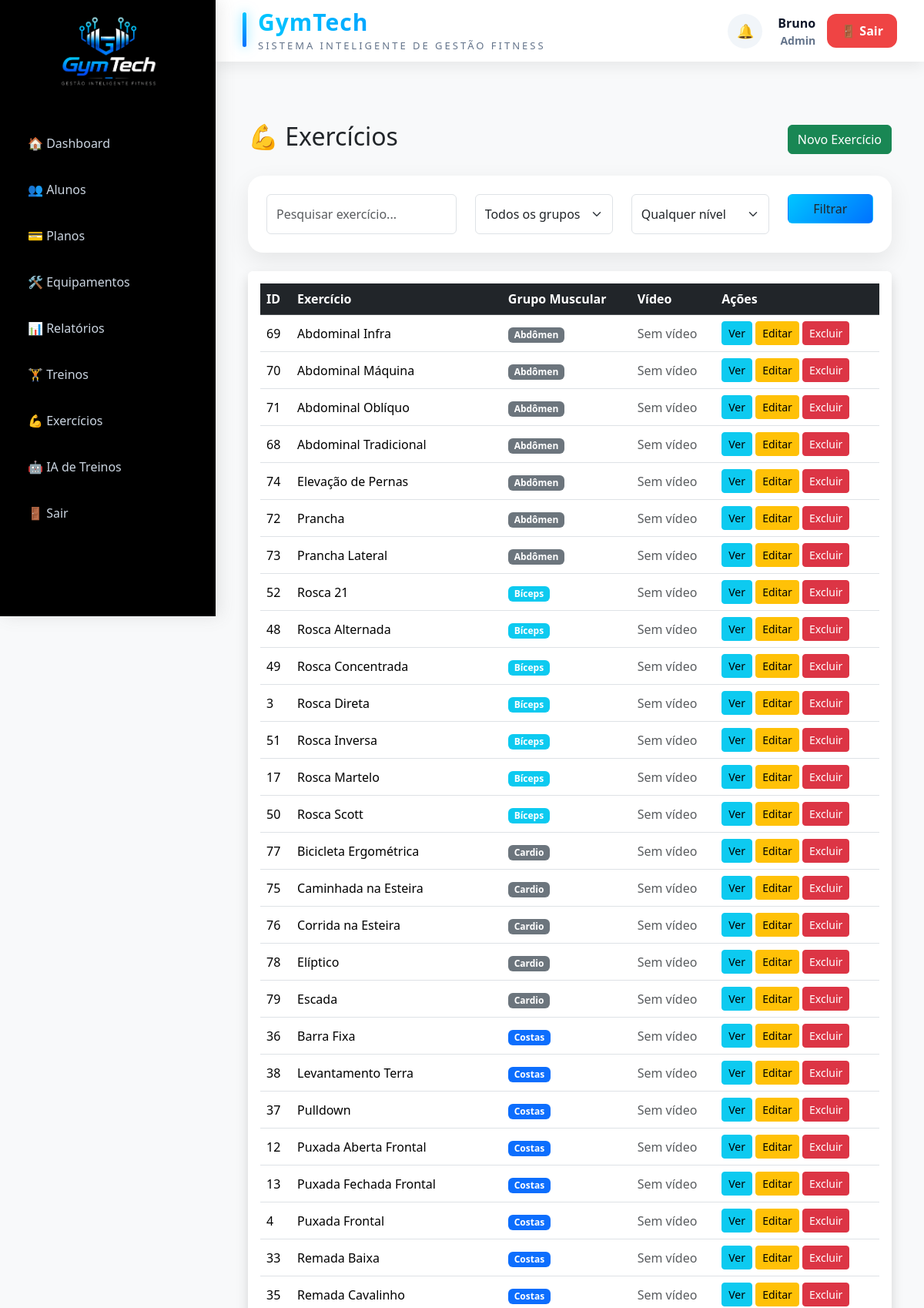
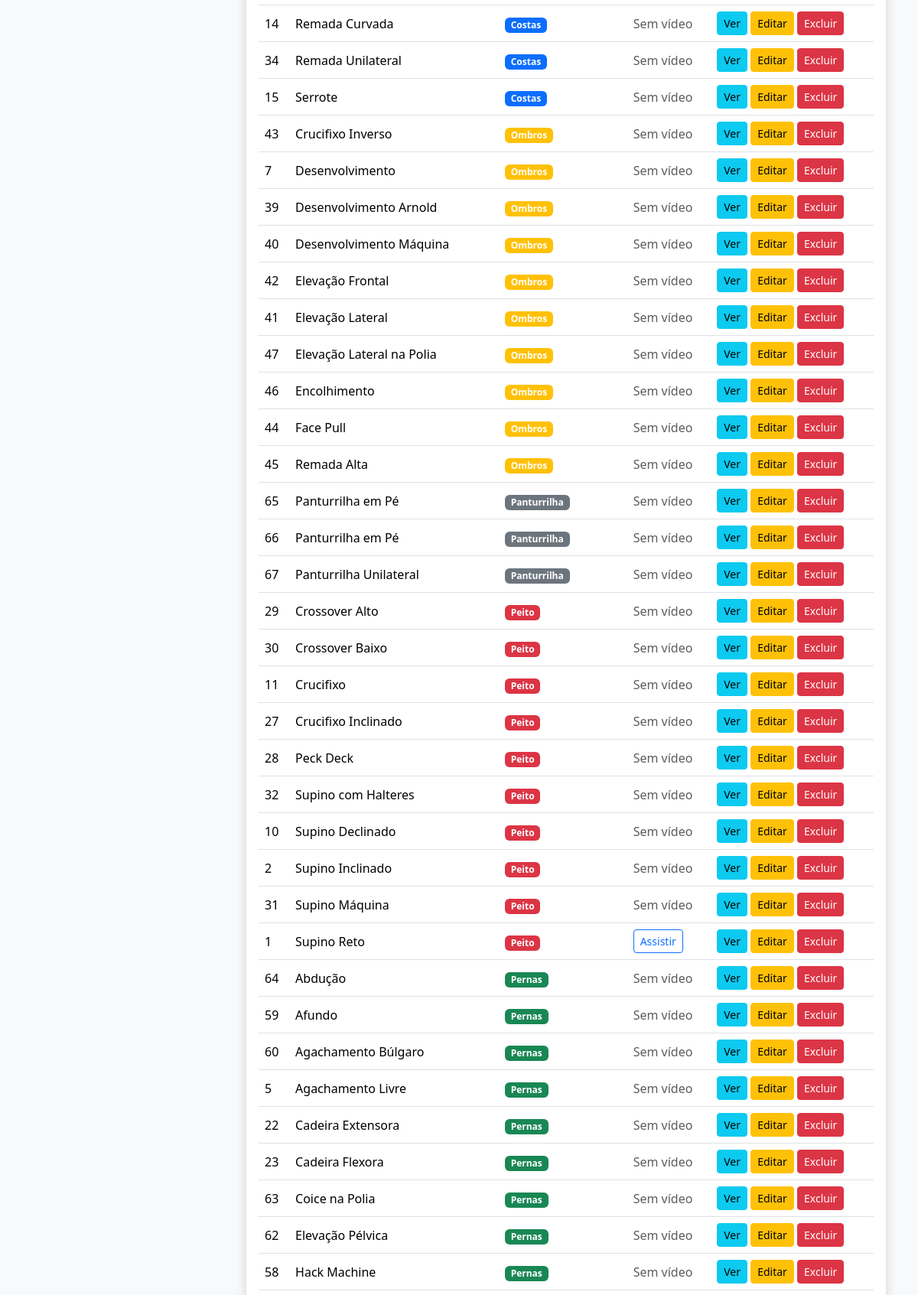
Page /public/index.php?controller=exercise&action=index (signed in, upper part) on the committed database (2 pictures, top to bottom).
### tables this page shows
CREATE TABLE `exercises` (
  `id` int(11) NOT NULL AUTO_INCREMENT,
  `name` varchar(100) NOT NULL,
  `muscle_group` varchar(100) DEFAULT NULL,
  `equipment` varchar(100) DEFAULT NULL,
  `video_url` text DEFAULT NULL,
  `description` text DEFAULT NULL,
  `created_at` timestamp NOT NULL DEFAULT current_timestamp(),
  `difficulty` varchar(30) DEFAULT NULL,
  `objective` varchar(50) DEFAULT NULL,
  PRIMARY KEY (`id`)
);

### app/controllers/ExerciseController.php (called while the page is built, shortened)
<?php
require_once '../app/models/Exercise.php';
class ExerciseController extends Controller{
    public function index(){
        $model = new Exercise();
        if(
            !empty($_GET['search']) ||
            !empty($_GET['muscle_group']) ||
            !empty($_GET['difficulty'])
        ){
            $exercises = $model->search(
                $_GET['search'] ?? '',
                $_GET['muscle_group'] ?? '',
                $_GET['difficulty']?? ''
            );
        }else{
            $exercises = $model->all();
        }
        $this->view('exercises/index',[
                'exercises'=>$exercises
        ]);
    }
}

### public/index.php (called while the page is built, shortened)
<?php
require_once "../core/Model.php";
$action = $_GET['action'] ?? 'login';
$controllerObject = new $controllerName();
$controllerObject->$action();

### config/database.php (called while the page is built)
<?php
class Database {
    private $host = "localhost";
    private $dbname = "gym_system";
    private $user = "root";
    private $pass = "";
    public function connect() {
        try {
            $pdo = new PDO(
                "mysql:host={$this->host};dbname={$this->dbname};charset=utf8",
                $this->user,
                $this->pass
            );
            $pdo->setAttribute(PDO::ATTR_ERRMODE, PDO::ERRMODE_EXCEPTION);
            return $pdo;
        } catch(PDOException $e) {
            die("Erro na conexão: " . $e->getMessage());
        }
    }
}

### core/Model.php (called while the page is built, shortened)
<?php
require_once __DIR__ .'/../config/database.php';
class Model {
    public function __construct() {
        $database = new Database();
        $this->db = $database->connect();
    }
}

### app/models/Exercise.php (called while the page is built, shortened)
<?php
require_once __DIR__ . '/../../core/Model.php';
class Exercise extends Model{
    public function all(){
        $stmt = $this->db->query(
            "SELECT * FROM exercises ORDER BY muscle_group, name"
        );
        return $stmt->fetchAll(PDO::FETCH_ASSOC);
    }
}

### app/views/exercises/index.php (the view, shortened to what this page needs)
    <link href="https://cdn.jsdelivr.net/npm/bootstrap@5.3.3/dist/css/bootstrap.min.css"
          rel="stylesheet">
</head>
<body class="bg-light">
<div class="container mt-5">
    <div class="d-flex justify-content-between align-items-center mb-4">
        <h2>💪 Exercícios</h2>
        <a href="?controller=exercise&action=create"
           class="btn btn-success">
            Novo Exercício
        </a>
    </div>
    <div class="glass-card p-4 mb-4">
    <form method="GET">
        <div class="row">
            <div class="col-md-4">
                <input type="text"
                       name="search"
                       class="form-control"
                       placeholder="Pesquisar exercício..."
                       value="<?= $_GET['search'] ?? '' ?>">
            </div>
            <div class="col-md-3">
                <select name="muscle_group"
                        class="form-select">
                    <option value="">
                        Todos os grupos
                    </option>
                </select>
            </div>
            <div class="col-md-3">
                <select name="difficulty"
                        class="form-select">
                    <option value="">
                        Qualquer nível
                    </option>
                </select>
            </div>
            <div class="col-md-2">
                <button class="btn btn-gradient w-100">
                    Filtrar
                </button>
            </div>
        </div>
    </form>
</div>
    <div class="card shadow border-0">
        <div class="card-body">
            <table class="table table-hover align-middle">
                <thead class="table-dark">
                    <tr>
                        <th>ID</th>
                        <th>Exercício</th>
                        <th>Grupo Muscular</th>
                        <th>Vídeo</th>
                        <th>Ações</th>
                    </tr>
                </thead>
                <tbody>
                <?php foreach($exercises as $exercise): ?>
                    <tr>
                        <td><?= $exercise['id'] ?></td>
                        <td>
                            <?= $exercise['name'] ?>
                        </td>
                        <td>
                            <?php
                            $badge = "secondary";
                            switch($exercise['muscle_group']){
                                case 'Peito':
                                    $badge = "danger";
                                    break;
                                case 'Costas':
                                    $badge = "primary";
                                    break;
                                case 'Pernas':
                                    $badge = "success";
                                    break;
                                case 'Ombros':
                                    $badge = "warning";
                                    break;
                                case 'Bíceps':
                                    $badge = "info";
                                    break;
                                case 'Tríceps':
                                    $badge = "dark";
                                    break;
                            }
                            ?>
                            <span class="badge bg-<?= $badge ?>">
                                <?= $exercise['muscle_group'] ?>
                            </span>
                        </td>
                        <td>
                            <?php if(!empty($exercise['video_url'])): ?>
                                <a href="<?= $exercise['video_url'] ?>"
                                   target="_blank"
                                   class="btn btn-outline-primary btn-sm">
                                </a>
                            <?php else: ?>
                                <span class="text-muted">
                                    Sem vídeo
                                </span>
                            <?php endif; ?>
                        </td>
                        <td>
                            <button
                                class="btn btn-info btn-sm"
                                data-bs-toggle="modal"
                                data-bs-target="#exerciseModal<?= $exercise['id'] ?>">
                                Ver
                            </button>
                            <a href="?controller=exercise&action=edit&id=<?= $exercise['id'] ?>"
                               class="btn btn-warning btn-sm">
                                Editar
                            </a>
                            <a href="?controller=exercise&action=delete&id=<?= $exercise['id'] ?>"
                               class="btn btn-danger btn-sm"
                               onclick="return confirm('Deseja excluir este exercício?')">
                                Excluir
                            </a>
                        </td>
                    </tr>
                <?php endforeach; ?>
                </tbody>
            </table>
        </div>
    </div>
</div>

### public/assets/css/student_workout.css (style rules this page uses)
.card { border-radius:18px; transition:.25s; }
.btn { border-radius:12px; }
h2 { font-weight:700; }

### public/assets/css/style.css (style rules this page uses)
:root { --primary:#00c6ff; --secondary:#0072ff; --dark:#0f172a; --card:#1e293b; --text:#e2e8f0; --sidebar:#020617; }
* { margin:0; padding:0; box-sizing:border-box; }
body { background:#f1f5f9; font-family:'Segoe UI',sans-serif; }
.glass-card { background:white; border:none; border-radius:20px; box-shadow:0 10px 30px rgba(0,0,0,.08); }
.btn-gradient { background: linear-gradient( 90deg, #00c6ff, #0072ff ); color:white; border:none; padding:12px 22px; border-radius:14px; font-weight:600; text-decoration:none; transition:.3s; }
.form-control, .form-select { border-radius:14px; border:1px solid #dbeafe; height:52px; }
.btn-gradient { background:linear-gradient( 135deg, #00c6ff, #0072ff ); border:none; color:white; }

### rows in the picture
exercises: id "69", name "Abdominal Infra", muscle_group "Abdômen", video_url "Sem vídeo"
exercises: id "70", name "Abdominal Máquina", muscle_group "Abdômen", video_url "Sem vídeo"
exercises: id "71", name "Abdominal Oblíquo", muscle_group "Abdômen", video_url "Sem vídeo"
exercises: id "68", name "Abdominal Tradicional", muscle_group "Abdômen", video_url "Sem vídeo"
exercises: id "74", name "Elevação de Pernas", muscle_group "Abdômen", video_url "Sem vídeo"
exercises: id "72", name "Prancha", muscle_group "Abdômen", video_url "Sem vídeo"
exercises: id "73", name "Prancha Lateral", muscle_group "Abdômen", video_url "Sem vídeo"
exercises: id "52", name "Rosca 21", muscle_group "Bíceps", video_url "Sem vídeo"
exercises: id "48", name "Rosca Alternada", muscle_group "Bíceps", video_url "Sem vídeo"
exercises: id "49", name "Rosca Concentrada", muscle_group "Bíceps", video_url "Sem vídeo"
exercises: id "3", name "Rosca Direta", muscle_group "Bíceps", video_url "Sem vídeo"
exercises: id "51", name "Rosca Inversa", muscle_group "Bíceps", video_url "Sem vídeo"
exercises: id "17", name "Rosca Martelo", muscle_group "Bíceps", video_url "Sem vídeo"

### other values in the picture
$_SESSION['user']['name'] "Bruno"
$role "Admin"
